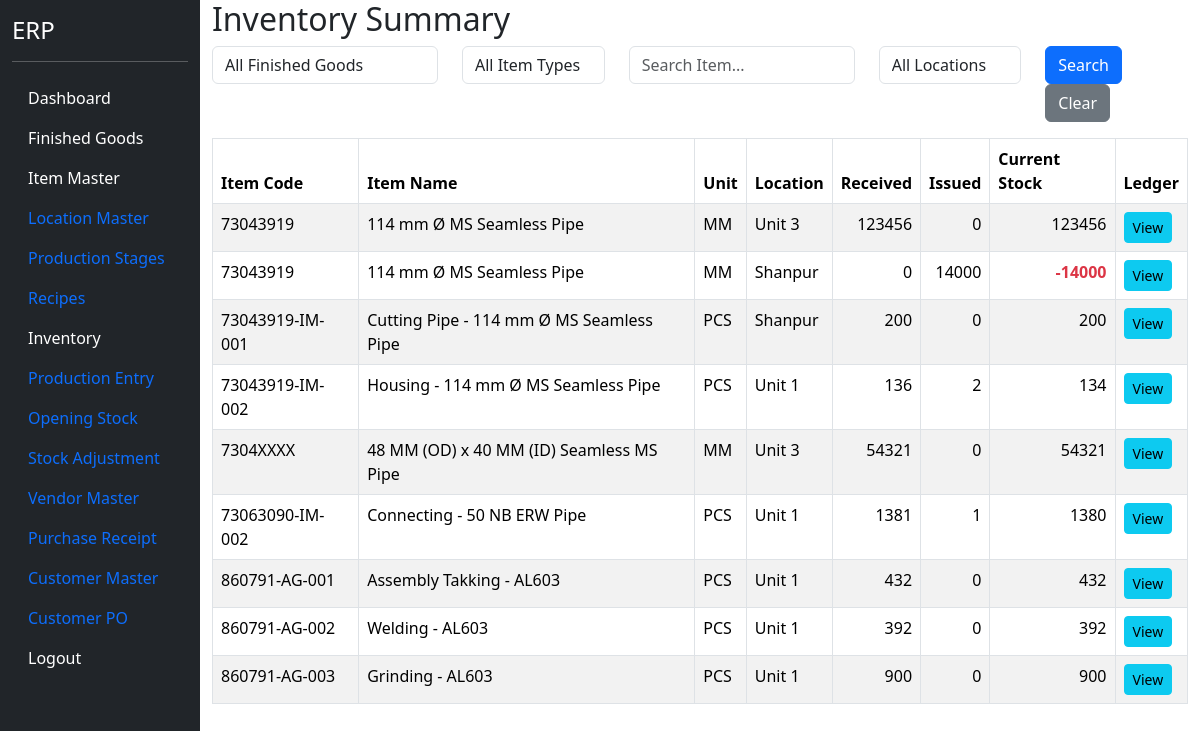
Before: /inventory (signed in) with the older database file.
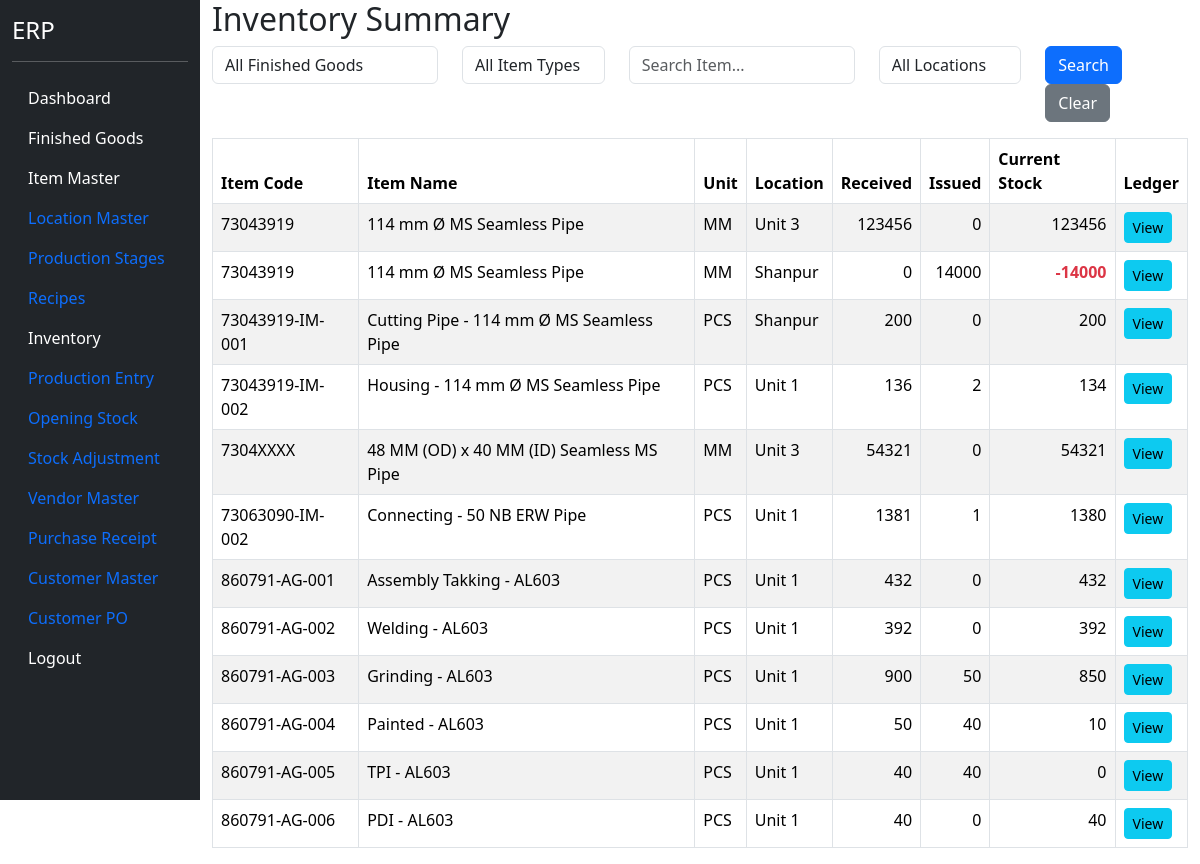
After: the same page with the newer database file.
### models.py (models this page shows)
class ItemMaster(db.Model):
    __tablename__ = "item_master"
    id = db.Column(db.Integer, primary_key=True)
    item_code = db.Column(
        db.String(50),
        unique=True,
        nullable=False
    )
    item_name = db.Column(
        db.String(255),
        nullable=False
    )
    item_type = db.Column(
        db.String(50),
        nullable=False
    )
    production_stage = db.Column(
    db.String(100)
    )
    production_stage_id = db.Column(
    db.Integer,
    db.ForeignKey(
        "production_stage_master.id"
    ),
    nullable=True
    )
    production_stage_rel = db.relationship(
    "ProductionStageMaster"
    )
    unit = db.Column(
        db.String(20),
        nullable=False
    )
    finished_good_id = db.Column(
    db.Integer,
    db.ForeignKey("finished_goods.id"),
    nullable=True
    )
    hsn_code = db.Column(
    db.String(20)
    )
    gst_rate = db.Column(
    db.Float,
    default=18
    )
    active = db.Column(
        db.Boolean,
        default=True
    )

class LocationMaster(db.Model):
    __tablename__ = "location_master"
    id = db.Column(
        db.Integer,
        primary_key=True
    )
    location_code = db.Column(
        db.String(20),
        unique=True,
        nullable=False
    )
    location_name = db.Column(
        db.String(100),
        nullable=False
    )
    active = db.Column(
        db.Boolean,
        default=True
    )

### blueprints/masters/routes.py (the view)
@masters_bp.route("/inventory")
@login_required
def inventory():
    fg_id = request.args.get(
    "fg_id",
    ""
    )
    item_type = request.args.get(
    "item_type",
    ""
    )
    item_search = request.args.get(
        "item",
        ""
    )
    location_id = request.args.get(
        "location_id",
        ""
    )
    query = (
        db.session.query(
            ItemMaster.id.label("item_id"),
            ItemMaster.item_code,
            ItemMaster.item_name,
            ItemMaster.unit,
            LocationMaster.id.label(
                "location_id"
            ),
            LocationMaster.location_name,
            func.sum(
                InventoryLedger.qty_in
            ).label("received"),
            func.sum(
                InventoryLedger.qty_out
            ).label("issued"),
            (
                func.sum(
                    InventoryLedger.qty_in
                )
                -
                func.sum(
                    InventoryLedger.qty_out
                )
            ).label("stock")
        )
        .join(
            InventoryLedger,
            ItemMaster.id ==
            InventoryLedger.item_id
        )
        .join(
            LocationMaster,
            InventoryLedger.location_id ==
            LocationMaster.id
        )
    )
    if item_search:
        query = query.filter(
            ItemMaster.item_name.ilike(
                f"%{item_search}%"
            )
        )
    if fg_id:
        query = query.filter(
        ItemMaster.finished_good_id == fg_id
    )
    if item_type:
        query = query.filter(
        ItemMaster.item_type == item_type
    )
    if location_id:
        query = query.filter(
            InventoryLedger.location_id ==
            location_id
        )
    stock = (
        query.group_by(
            ItemMaster.id,
            ItemMaster.item_code,
            ItemMaster.item_name,
            ItemMaster.unit,
            LocationMaster.id,
            LocationMaster.location_name
        )
        .order_by(
            ItemMaster.item_code
        )
        .all()
    )
    location_list = LocationMaster.query.order_by(
        LocationMaster.location_name
    ).all()
    fg_list = FinishedGood.query.order_by(
    FinishedGood.fg_name
    ).all()
    item_types = [
    row[0]
    for row in db.session.query(
        ItemMaster.item_type
    )
    .distinct()
    .order_by(
        ItemMaster.item_type
    )
    .all()
    ]
    return render_template(
    "inventory.html",
    stock=stock,
    item_search=item_search,
    location_id=location_id,
    location_list=location_list,
    fg_list=fg_list,
    fg_id=fg_id,
    item_types=item_types,
    item_type=item_type
    )

### app.py (called while the page is built)
@login_manager.user_loader
def load_user(user_id):
    return User.query.get(int(user_id))

### templates/inventory.html (shortened to what this page needs)
{% extends "base.html" %}
{% block content %}
<h2>
</h2>
<form
method="GET"
class="row mb-3">
<div class="col-md-3">
<select
name="fg_id"
class="form-control">
<option value="">
All Finished Goods
</option>
</select>
</div>
<div class="col-md-2">
<select
name="item_type"
class="form-control">
<option value="">
All Item Types
</option>
</select>
</div>
<div class="col-md-3">
<input
type="text"
name="item"
class="form-control"
placeholder="Search Item..."
value="{{ item_search }}">
</div>
<div class="col-md-2">
<select
name="location_id"
class="form-control">
<option value="">
All Locations
</option>
</select>
</div>
<div class="col-md-2">
<button
class="btn btn-primary">
Search
</button>
<a
href="/inventory"
class="btn btn-secondary">
Clear
</a>
</div>
</form>
<table class="table table-bordered table-striped">
<thead>
<tr>
<th>Item Code</th>
<th>Item Name</th>
<th>Unit</th>
<th>Location</th>
<th>Received</th>
<th>Issued</th>
<th>Current Stock</th>
<th>Ledger</th>
</tr>
</thead>
<tbody>
{% for row in stock %}
<tr>
<td>{{ row.item_code }}</td>
<td>{{ row.item_name }}</td>
<td>{{ row.unit }}</td>
<td>{{ row.location_name }}</td>
<td class="text-end">
{{ "%.0f"|format(row.received or 0) }}
</td>
<td class="text-end">
{{ "%.0f"|format(row.issued or 0) }}
</td>
<td
class="text-end
{% if row.stock < 0 %}
text-danger fw-bold
{% endif %}
">
{{ "%.0f"|format(row.stock or 0) }}
</td>
<td>
    <a
        href="/inventory/{{ row.item_id }}"
        class="btn btn-info btn-sm">
        View
    </a>
</td>
</tr>
{% endfor %}
</tbody>
</table>
{% endblock %}

Changed rows visible on the page:
computed for ItemMaster "860791-AG-003": issued "0" → "50"; stock "900" → "850"
now on this page (row unchanged): ItemMaster: item_code "860791-AG-004", item_name "Painted - AL603", unit "PCS", location_name "Unit 1", received "50", issued "40", id "10"
now on this page (row edited): ItemMaster: item_code "860791-AG-005", item_name "TPI - AL603", unit "PCS", location_name "Unit 1", received "40", issued "40", stock "0"
now on this page (row edited): ItemMaster: item_code "860791-AG-006", item_name "PDI - AL603", unit "PCS", location_name "Unit 1", received "40", issued "0", stock "40"
